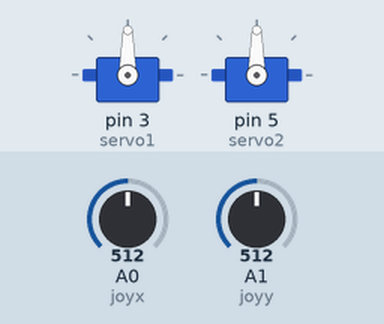
A sketch run on a simulated Arduino Uno, built with avr-gcc and run on an emulated ATmega328P. Shown: 2 × servo. The inputs (shaded band) are chosen by the test bench; at power-on: A0 (joyx) = 512, A1 (joyy) = 512.

Above: at 1.2 s.
1.3 s: A0 (joyx) set to 716
At 2.1 s:
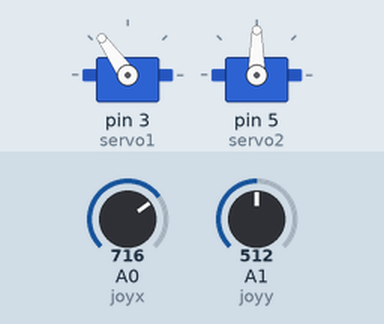
2.8 s: A1 (joyy) set to 716
At 3.3 s:
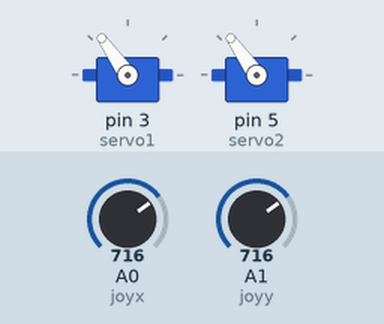
4.3 s: A0 (joyx) set to 900
At 5.5 s:
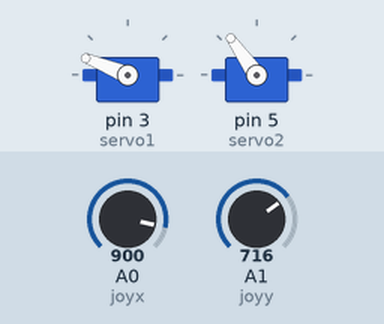
5.8 s: A1 (joyy) set to 900
At 6.7 s:
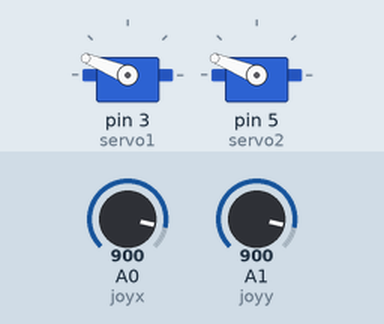
7.3 s: A0 (joyx) set to 1023
At 7.9 s:
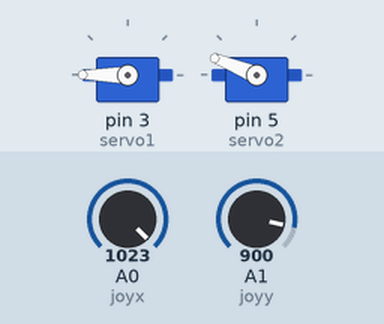
8.8 s: A1 (joyy) set to 1023
At 10.2 s:
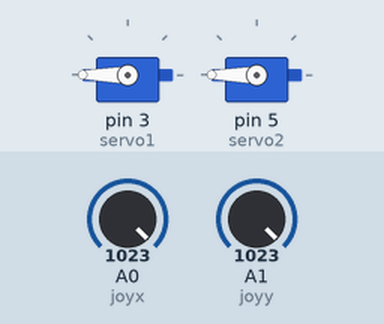
Timing chart, 0 to 11.3 s (numbered marks = the images above; inputs shaded):
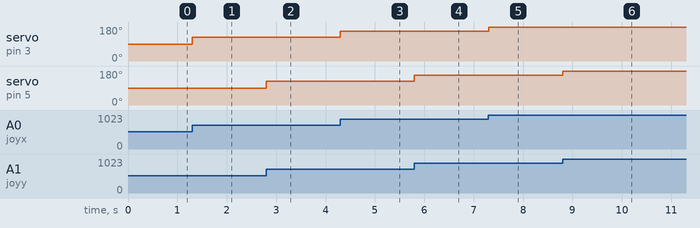

The sketch:

Joystick_module_Servo.ino
```cpp
#include <Servo.h>

Servo servo1, servo2;

int joyx = 0;
int joyy= 1;

int joyVal;

void setup()
{
  servo1.attach(3);
  servo2.attach(5);
}

void loop()
{
  joyVal = analogRead(joyx);
  joyVal = map(joyVal, 0, 1023, 0, 180);
  servo1.write(joyVal);

  joyVal = analogRead(joyy);
  joyVal = map(joyVal, 0, 1023, 0, 180);
  servo2.write(joyVal);
}
```

Measured:
- after the input at 1.3 s, servo on pin 3 (servo1): 90° → 125° at once
- after the input at 2.8 s, servo on pin 5 (servo2): 90° → 125° at once
- after the input at 4.3 s, servo on pin 3 (servo1): 125° → 158° at once
- after the input at 5.8 s, servo on pin 5 (servo2): 125° → 158° at once
- after the input at 7.3 s, servo on pin 3 (servo1): 158° → 180° at once
- after the input at 8.8 s, servo on pin 5 (servo2): 158° → 180° at once
